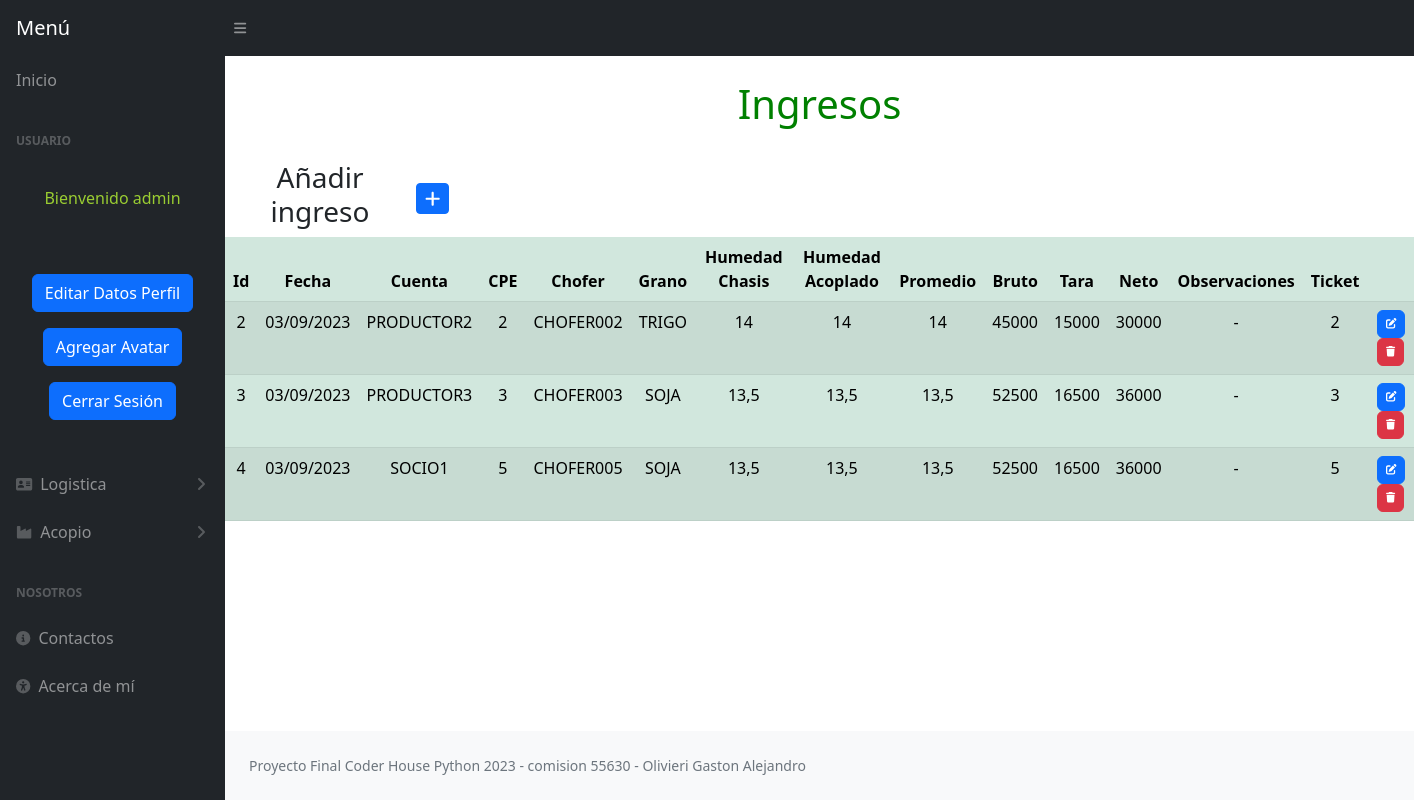
Page /ingresos/ (signed in) on the committed database.
### aplicacion1/models.py (models this page shows, shortened)
class Ingreso(models.Model):
    fecha = models.CharField(max_length=10, blank=False)
    cuenta = models.CharField(max_length=100, blank=False)
    cpe = models.IntegerField(blank=False)
    chofer = models.CharField(max_length=100, blank=False)
    grano = models.CharField(max_length=10, blank=False)
    humedad_chasis = models.CharField(max_length=5, blank=False)
    humedad_acoplado = models.CharField(max_length=5, blank=False)
    promedio = models.CharField(max_length=5, blank=False)
    bruto = models.IntegerField()
    tara = models.IntegerField()
    neto = models.IntegerField()
    observacion = models.CharField(max_length=250)
    ticket = models.IntegerField()
    class Meta:
        verbose_name = "Ingreso"
        verbose_name_plural = "Ingresos"

### aplicacion1/views.py (the view)
# urls.py: path('ingresos/', IngresoList.as_view(), name="ingresos" ),
class IngresoList(LoginRequiredMixin, ListView):
    model = Ingreso

### aplicacion1/templates/aplicacion1/ingreso_list.html (shortened to what this page needs)
{% extends 'aplicacion1/base.html' %}
{% load static %}
{% block Titulo %}
<div class="text-center">
    <br>
    <h1 style="color: green;">Ingresos</h1>
</div>
{% endblock Titulo %}
{% block Contenido %}
<br>
<div class="text-center">
    <table>
        <tr>
            <td width="190"><h3>Añadir ingreso</h3></td>
            <td>
                <a
                href="{% url 'create_ingresos' %}"
                class="btn btn-primary btn-sm"
                ><i class="fa fa-plus fa-lg" title="New Record"> </i>
                </a>
            </td>
        </tr>
    </table>
</div>
<div class="text-center">
    <table class="table table-success table-striped">
        <thead>
            <tr>
                <th class="text-center">Id</th>
                <th class="text-center">Fecha</th>
                <th class="text-center">Cuenta</th>
                <th class="text-center">CPE</th>
                <th class="text-center">Chofer</th>
                <th class="text-center">Grano</th>
                <th class="text-center">Humedad Chasis</th>
                <th class="text-center">Humedad Acoplado</th>
                <th class="text-center">Promedio</th>
                <th class="text-center">Bruto</th>
                <th class="text-center">Tara</th>
                <th class="text-center">Neto</th>
                <th class="text-center">Observaciones</th>
                <th class="text-center">Ticket</th>
                <th class="text-center"></th>
            </tr>
        </thead>
        <tbody>
        {% for ingresos in ingreso_list %}
            <tr>
                <td class="text-center">{{ ingresos.id }}</td>
                <td class="text-center">{{ ingresos.fecha }}</td>
                <td class="text-center">{{ ingresos.cuenta }}</td>
                <td class="text-center">{{ ingresos.cpe }}</td>
                <td class="text-center">{{ ingresos.chofer }}</td>
                <td class="text-center">{{ ingresos.grano }}</td>
                <td class="text-center">{{ ingresos.humedad_chasis }}</td>
                <td class="text-center">{{ ingresos.humedad_acoplado }}</td>
                <td class="text-center">{{ ingresos.promedio }}</td>
                <td class="text-center">{{ ingresos.bruto }}</td>
                <td class="text-center">{{ ingresos.tara }}</td>
                <td class="text-center">{{ ingresos.neto }}</td>
                <td class="text-center">{{ ingresos.observacion }}</td>
                <td class="text-center">{{ ingresos.ticket }}</td>
                <td>
                    <a
                    href="{% url 'update_ingresos' ingresos.id %}"
                    class="btn btn-primary"
                    style="--bs-btn-padding-y: .25rem; --bs-btn-padding-x: .5rem; --bs-btn-font-size: .75rem;"
                    ><i class="fa fa-edit fa-sm" title="Edit Record"></i>
                    </a>
                    <a
                    href="{% url 'delete_ingresos' ingresos.id %}"
                    class="btn btn-danger"
                    style="--bs-btn-padding-y: .25rem; --bs-btn-padding-x: .5rem; --bs-btn-font-size: .75rem;"
                    ><i class="fa fa-trash fa-sm" title="Delete Record"></i>
                    </a>
                </td>
            </tr>
        {% endfor %}
        </tbody>
    </table>
</div>
{% endblock Contenido %}
{% block Observacion %}
<div class="text-center">
    <br>
    <br>
    <br>
</div>
{% endblock Observacion %}

### aplicacion1/templates/aplicacion1/base.html (shortened to what this page needs)
<!DOCTYPE html>
<html lang="en">
    <head>
        {% load static %}
        <link href="https://cdn.jsdelivr.net/npm/simple-datatables@7.1.2/dist/style.min.css" rel="stylesheet" />
        <link href="{% static 'aplicacion1/css/styles.css' %}" rel="stylesheet" />
    </head>
    <body class="sb-nav-fixed">
        <nav class="sb-topnav navbar navbar-expand navbar-dark bg-dark">
            <a class="navbar-brand ps-3">Menú</a>
            <button class="btn btn-link btn-sm order-1 order-lg-0 me-4 me-lg-0" id="sidebarToggle" href="#"><i class="fas fa-bars"></i></button>
        </nav>
        <div id="layoutSidenav">
            <div id="layoutSidenav_nav">
                <nav class="sb-sidenav accordion sb-sidenav-dark" id="sidenavAccordion">
                    <div class="sb-sidenav-menu">
                        <div class="nav">
                            <a class="nav-link" href="{% url 'inicio' %}">Inicio</a>
                            <div class="sb-sidenav-menu-heading">USUARIO</div>
                            {% if user.is_authenticated %}
                                    <br>
                                    <div class="text-center">
                                        <p style="color:yellowgreen">Bienvenido {{user.username}}</p>
                                        <div class="text-center">
                                        </div>
                                        <br>
                                        <p><a class="btn btn-primary" href="{% url 'editar_perfil' %}">Editar Datos Perfil</a></p>
                                        <p><a class="btn btn-primary" href="{% url 'nuevoAvatar' %}">Agregar Avatar</a></p>
                                        <p><a class="btn btn-primary" href="{% url 'logout' %}">Cerrar Sesión</a></p>
                                    </div>
                                    <br>
                                    <a class="nav-link collapsed" href="#" data-bs-toggle="collapse" data-bs-target="#collapseLayouts" aria-expanded="false" aria-controls="collapseLayouts">
                                        <div class="sb-nav-link-icon"><i class="fa-solid fa-address-card"></i></div>
                                        Logistica
                                        <div class="sb-sidenav-collapse-arrow"><i class="fas fa-angle-down"></i></div>
                                    </a>
                            <a class="nav-link collapsed" href="#" data-bs-toggle="collapse" data-bs-target="#collapsePages" aria-expanded="false" aria-controls="collapsePages">
                                        <div class="sb-nav-link-icon"><i class="fa-solid fa-industry"></i></div>
                                        Acopio
                                        <div class="sb-sidenav-collapse-arrow"><i class="fas fa-angle-down"></i></div>
                                    </a>
                            {% endif %}
                            <div class="sb-sidenav-menu-heading">Nosotros</div>
                            <a class="nav-link" href="{% url 'contactos' %}">
                                <div class="sb-nav-link-icon"><i class="fa-solid fa-circle-info"></i></div>
                                Contactos
                            </a>
                            <a class="nav-link" href="{% url 'AcercaDeMi' %}">
                                <div class="sb-nav-link-icon"><i class="fa-solid fa-universal-access"></i></div>
                                Acerca de mí
                            </a>
                        </div>
                    </div>
                </nav>
            </div>
            <div id="layoutSidenav_content">
                {% block Titulo %}
                {% endblock Titulo %}
                {% block Contenido %}
                {% endblock Contenido %}
                {% block Observacion %}
                {% endblock Observacion %}
                <footer class="py-4 bg-light mt-auto">
                    <div class="container-fluid px-4">
                        <div class="d-flex align-items-center justify-content-between small">
                            <div class="text-muted">Proyecto Final Coder House Python 2023 - comision 55630 - Olivieri Gaston Alejandro</div>
                        </div>
                    </div>
                </footer>
            </div>
        </div>
    </body>
</html>

### rows in the picture
Ingreso: id "2", fecha "03/09/2023", cuenta "PRODUCTOR2", cpe "2", chofer "CHOFER002", grano "TRIGO", humedad_chasis "14", humedad_acoplado "14", promedio "14", bruto "45000", tara "15000", neto "30000", observacion "-", ticket "2"
Ingreso: id "3", fecha "03/09/2023", cuenta "PRODUCTOR3", cpe "3", chofer "CHOFER003", grano "SOJA", humedad_chasis "13,5", humedad_acoplado "13,5", promedio "13,5", bruto "52500", tara "16500", neto "36000", observacion "-", ticket "3"
Ingreso: id "4", fecha "03/09/2023", cuenta "SOCIO1", cpe "5", chofer "CHOFER005", grano "SOJA", humedad_chasis "13,5", humedad_acoplado "13,5", promedio "13,5", bruto "52500", tara "16500", neto "36000", observacion "-", ticket "5"

### other values in the picture
{{ user.username }} "admin"
